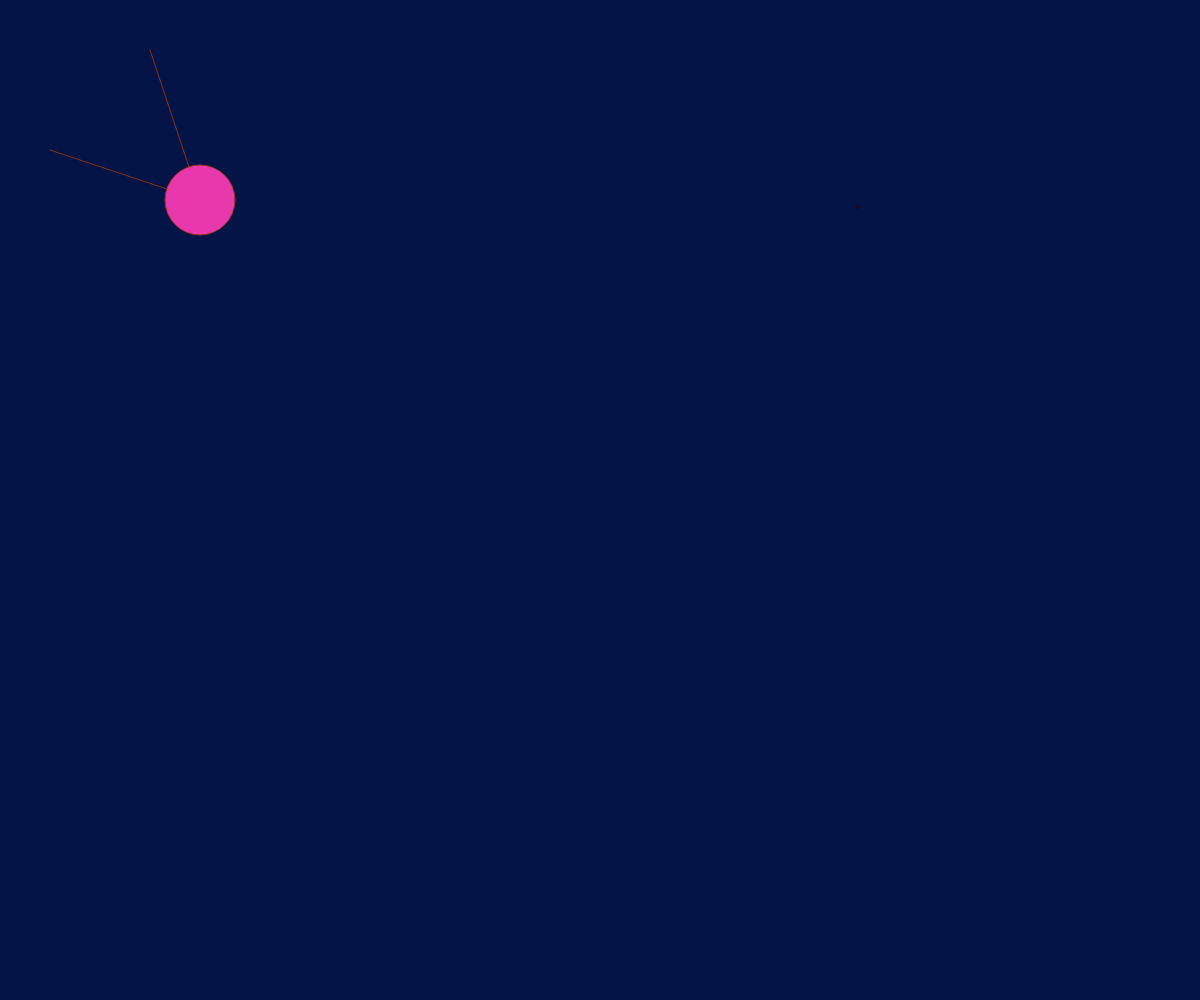
Frame 1 (no input)
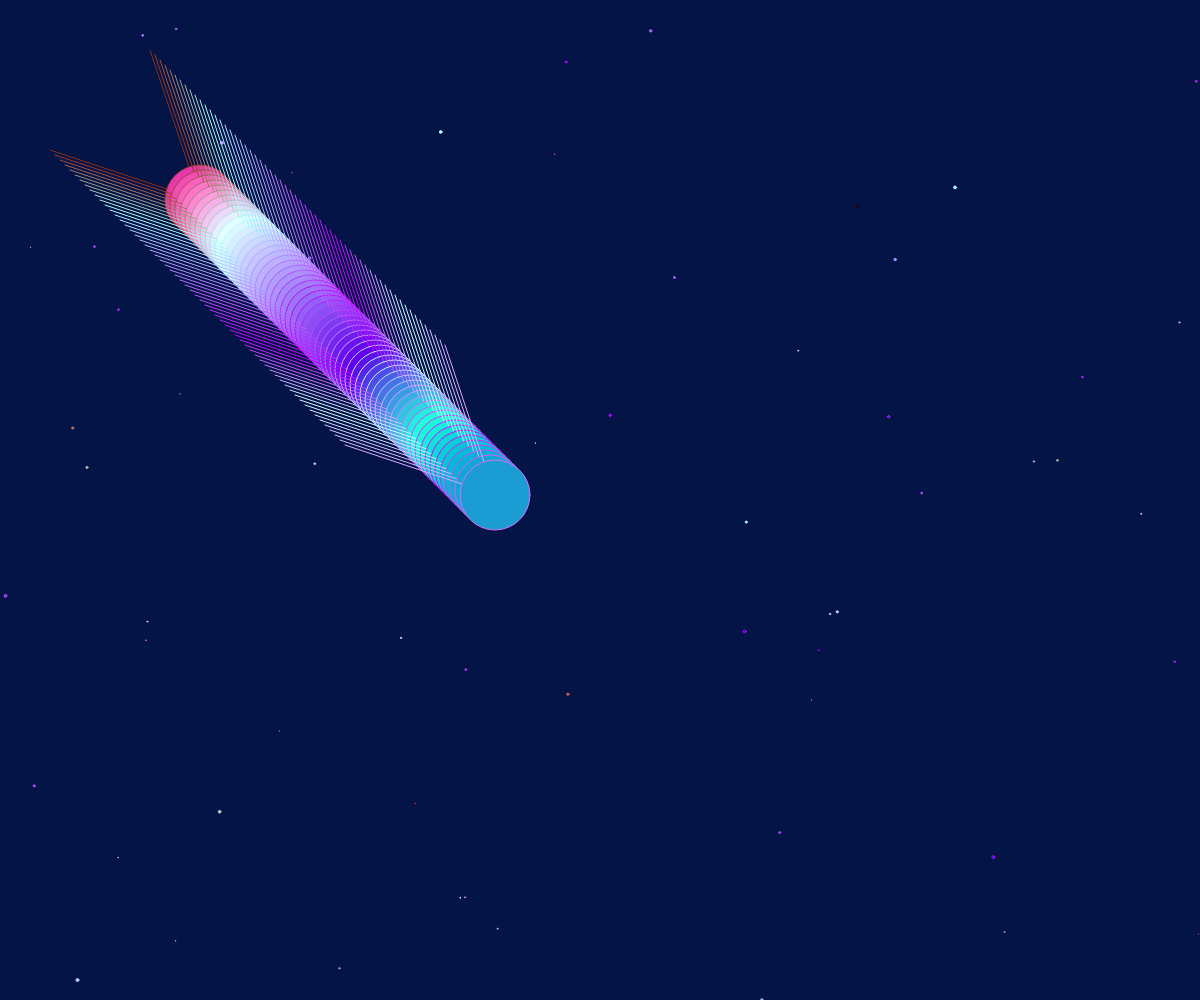
Frame 60 (no input)
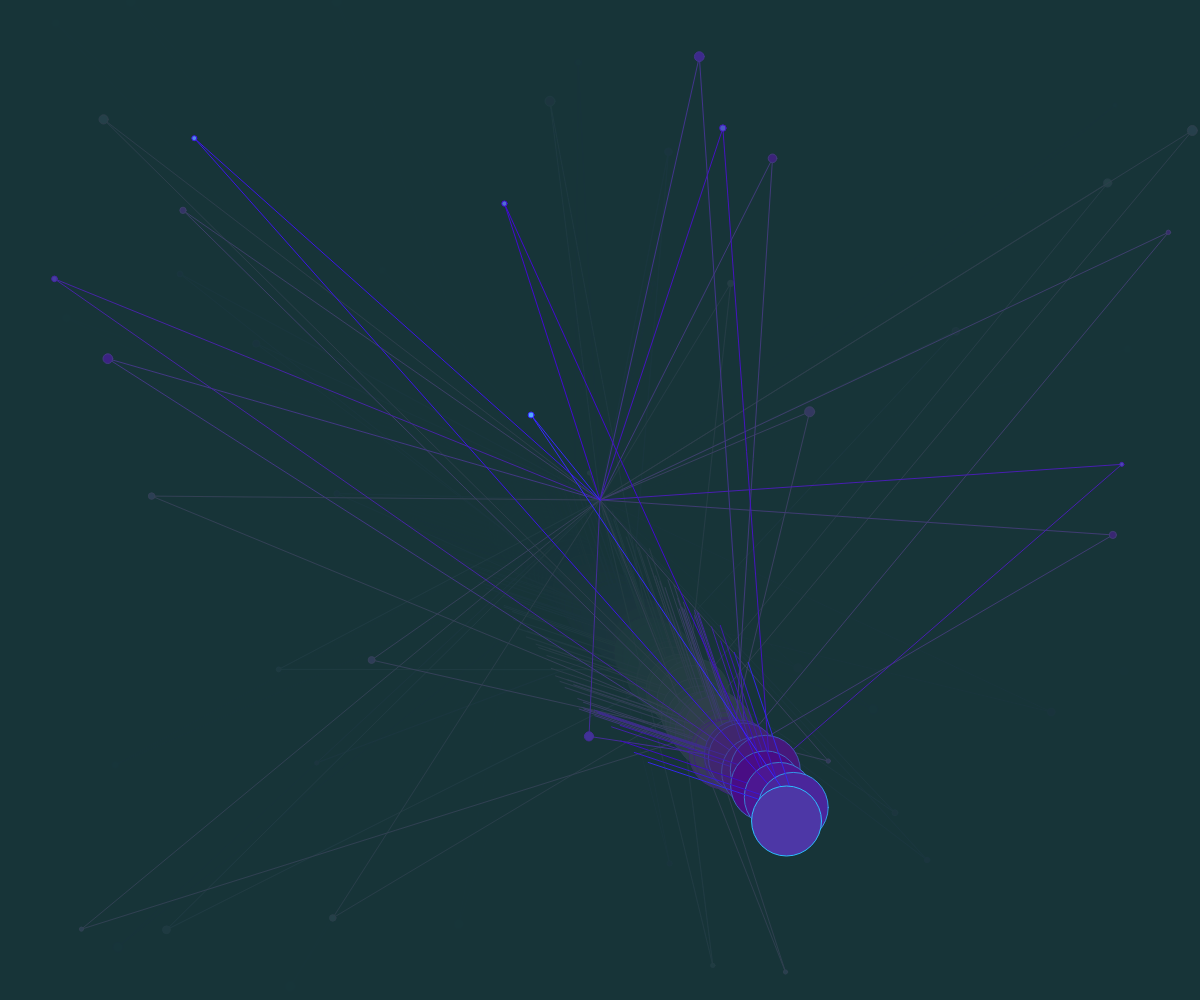
Frame 120 (the mouse pressed at the canvas centre since frame 60)

The p5.js sketch that drew these frames (run headless with seeded random() and noise() and a simulated clock; from frame 60 on, the mouse is pressed at the canvas centre):

// p5.js sketch
// ── sketch.js
let e1x = 200;
let e1y = 200;
let speed1 = 5;
let speed2 = 5;
let speed = 5;
let bounce1 = 0;
let bounce2 = 0;

// speed of color change
// 1 = e1fill, 3 = e1stroke
let colorspeed01 = 1;
let colorspeed05 = 5;
let colorspeed10 = 10;
let colorspeed20 = 20;
let colorspeed1 = 10;
let colorspeed2 = 10;
let colorspeed3 = 20;
let colorspeed4 = 20;
let colorspeed5 = 10;
let colorspeed6 = 10;
let colorspeed7 = 20;
let colorspeed8 = 20;

// fill color reverse of ellipse1
let e1colorbouncefillR = 0;
let e1colorbouncefillG = 0;
let e1colorbouncefillB = 0;

// stroke color reverse of ellipse1
let e1colorbouncestrokeR = 0;
let e1colorbouncestrokeG = 0;
let e1colorbouncestrokeB = 0;

// ellipse1 fill
let e1colorfillR = 222;
let e1colorfillG = 47;
let e1colorfillB = 162;

// ellipse1 stroke
let e1colorstrokeR = 138;
let e1colorstrokeG = 29;
let e1colorstrokeB = 18;

// mousepressed counter
let mousepress = 0


function setup() {
  createCanvas(windowWidth, windowHeight);
  background(4, 20, 70);
}

function draw() {
  // random position
  let randX = random(0, windowWidth);
  let randY = random(0, windowHeight);
  
  fill(e1colorfillR, e1colorstrokeG, e1colorstrokeB);
  circle(randX, randY, random(0.1, 3));
  
  stroke(e1colorstrokeR, e1colorfillG, e1colorstrokeB);
  line(e1x, e1y, e1x-(speed1*10), e1y-(speed2*30));
  line(e1x, e1y, e1x-(speed1*30), e1y-(speed2*10));
  
  
  // background clear + random color
  if (mouseIsPressed) {
    background(0+random(0,50), 30+random(0,50), 22+random(20,50), 30);
    line(randX, randY, mouseX, mouseY)
    line(e1x, e1y, randX, randY)
    circle(randX, randY, random(4, 10))
    e1x += random(-mousepress, mousepress);
    e1y += random(-mousepress, mousepress);
    mousepress += 0.2;
    e1colorfillR += random(-mousepress/2, mousepress/2);
    e1colorfillG += random(-mousepress/2, mousepress/2);
    e1colorfillB += random(-mousepress/2, mousepress/2);
  } else { 
    mousepress = 0;
  }
  
  
  //ellipse 1 colorshift
  e1colorfillR += colorspeed1;
  e1colorfillG += colorspeed2;
  e1colorfillB += colorspeed5;
  
  e1colorstrokeR += colorspeed3;
  e1colorstrokeG += colorspeed4;
  e1colorstrokeB += colorspeed7;
  
  // ellipse 1
  fill(e1colorfillR, e1colorfillG, e1colorfillB);
  stroke(e1colorstrokeR, e1colorstrokeG, e1colorstrokeB)
  ellipse(e1x, e1y, 70);
  
  // ellipse 1 movement
  e1x += speed1;
  e1y += speed2;
  
  // i am a good programmer 100 percent real check out my "if else loops" that run every frame
  if (e1x > windowWidth) {
    bounce1 = 1;
    console.log('bounceRight')
  } 
  
  if (e1y > windowHeight) {
    bounce2 = 1;
    console.log('bounceBottom');
  }
  
  if (e1x < 0) {
    bounce1 = 0;
    console.log('bounceLeft');
  }
  
  if (e1y < 0) {
    bounce2 = 0;
    console.log('bounceTop');
  }
  
  if (bounce1 == 1) {
    speed1 = -speed;
  } else {
    speed1 = speed;
  }
    if (bounce2 == 1) {
    speed2 = -speed;
  } else {
    speed2 = speed;
  }
  
      //color control start
  if (e1colorfillR > 255) {
    e1colorbouncefillR = 1;
  }
  
  if (e1colorfillR < 0) {
    e1colorbouncefillR = 0;
  }
  
  if (e1colorbouncefillR == 1) {
    colorspeed1 = -colorspeed05;
  } else {
    colorspeed1 = colorspeed10;
  }
  
  if (e1colorfillG > 255) {
    e1colorbouncefillG = 1;
  }
  
  if (e1colorfillG < 0) {
    e1colorbouncefillG = 0;
  }
  
  if (e1colorbouncefillG == 1) {
    colorspeed2 = -colorspeed10;
  } else {
    colorspeed2 = colorspeed20;
  }
  
  if (e1colorfillB > 255) {
    e1colorbouncefillB = 1;
  }
  
  if (e1colorfillB < 0) {
    e1colorbouncefillB = 0;
  }
  
  if (e1colorbouncefillB == 1) {
    colorspeed5 = -colorspeed01;
  } else {
    colorspeed5 = colorspeed10;
  }
  
  //stroke
    if (e1colorstrokeR > 255) {
    e1colorbouncestrokeR = 1;
  }
  
  if (e1colorstrokeR < 0) {
    e1colorbouncestrokeR = 0;
  }
  
  if (e1colorbouncestrokeR == 1) {
    colorspeed3 = -colorspeed10;
  } else {
    colorspeed3 = colorspeed01;
  }
  
  if (e1colorstrokeG > 255) {
    e1colorbouncestrokeG = 1;
  }
  
  if (e1colorstrokeG < 0) {
    e1colorbouncestrokeG = 0;
  }
  
  if (e1colorbouncestrokeG == 1) {
    colorspeed4 = -colorspeed20;
  } else {
    colorspeed4 = colorspeed20;
  }

}
